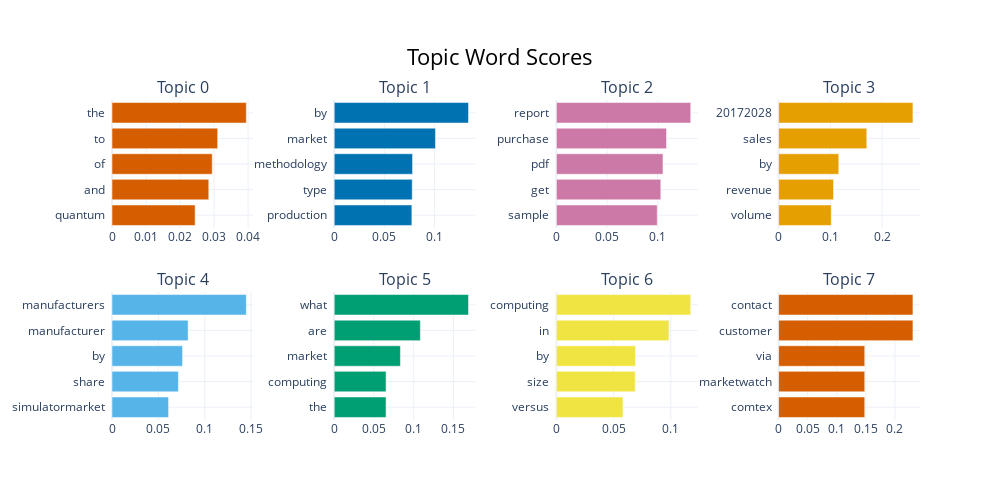

The code cell stored with this chart in its notebook:
### Code cell
word_wizard.topic_model.visualize_barchart()

### Figure 1 — Plotly figure (JSON) as saved in the notebook; plotly's stock layout.template omitted (floating-point values rounded to 4 significant figures)
{"data": [{"marker": {"color": "#D55E00"}, "orientation": "h", "type": "bar", "x": [0.02443, 0.02844, 0.02945, 0.03106, 0.03948], "xaxis": "x", "y": ["quantum  ", "and  ", "of  ", "to  ", "the  "], "yaxis": "y"}, {"marker": {"color": "#0072B2"}, "orientation": "h", "type": "bar", "x": [0.0775, 0.07786, 0.07818, 0.101, 0.1341], "xaxis": "x2", "y": ["production  ", "type  ", "methodology  ", "market  ", "by  "], "yaxis": "y2"}, {"marker": {"color": "#CC79A7"}, "orientation": "h", "type": "bar", "x": [0.09939, 0.1029, 0.105, 0.1085, 0.1324], "xaxis": "x3", "y": ["sample  ", "get  ", "pdf  ", "purchase  ", "report  "], "yaxis": "y3"}, {"marker": {"color": "#E69F00"}, "orientation": "h", "type": "bar", "x": [0.1018, 0.1062, 0.1164, 0.1705, 0.2597], "xaxis": "x4", "y": ["volume  ", "revenue  ", "by  ", "sales  ", "20172028  "], "yaxis": "y4"}, {"marker": {"color": "#56B4E9"}, "orientation": "h", "type": "bar", "x": [0.06101, 0.0716, 0.07608, 0.08208, 0.1449], "xaxis": "x5", "y": ["simulatormarket  ", "share  ", "by  ", "manufacturer  ", "manufacturers  "], "yaxis": "y5"}, {"marker": {"color": "#009E73"}, "orientation": "h", "type": "bar", "x": [0.06525, 0.06527, 0.08332, 0.1084, 0.169], "xaxis": "x6", "y": ["the  ", "computing  ", "market  ", "are  ", "what  "], "yaxis": "y6"}, {"marker": {"color": "#F0E442"}, "orientation": "h", "type": "bar", "x": [0.05819, 0.06887, 0.06916, 0.09833, 0.1174], "xaxis": "x7", "y": ["versus  ", "size  ", "by  ", "in  ", "computing  "], "yaxis": "y7"}, {"marker": {"color": "#D55E00"}, "orientation": "h", "type": "bar", "x": [0.1482, 0.1482, 0.1482, 0.231, 0.231], "xaxis": "x8", "y": ["comtex  ", "marketwatch  ", "via  ", "customer  ", "contact  "], "yaxis": "y8"}], "layout": {"annotations": [{"font": {"size": 16}, "showarrow": false, "text": "Topic 0", "x": 0.0875, "xanchor": "center", "xref": "paper", "y": 1, "yanchor": "bottom", "yref": "paper"}, {"font": {"size": 16}, "showarrow": false, "text": "Topic 1", "x": 0.3625, "xanchor": "center", "xref": "paper", "y": 1, "yanchor": "bottom", "yref": "paper"}, {"font": {"size": 16}, "showarrow": false, "text": "Topic 2", "x": 0.6375, "xanchor": "center", "xref": "paper", "y": 1, "yanchor": "bottom", "yref": "paper"}, {"font": {"size": 16}, "showarrow": false, "text": "Topic 3", "x": 0.9125, "xanchor": "center", "xref": "paper", "y": 1, "yanchor": "bottom", "yref": "paper"}, {"font": {"size": 16}, "showarrow": false, "text": "Topic 4", "x": 0.0875, "xanchor": "center", "xref": "paper", "y": 0.4, "yanchor": "bottom", "yref": "paper"}, {"font": {"size": 16}, "showarrow": false, "text": "Topic 5", "x": 0.3625, "xanchor": "center", "xref": "paper", "y": 0.4, "yanchor": "bottom", "yref": "paper"}, {"font": {"size": 16}, "showarrow": false, "text": "Topic 6", "x": 0.6375, "xanchor": "center", "xref": "paper", "y": 0.4, "yanchor": "bottom", "yref": "paper"}, {"font": {"size": 16}, "showarrow": false, "text": "Topic 7", "x": 0.9125, "xanchor": "center", "xref": "paper", "y": 0.4, "yanchor": "bottom", "yref": "paper"}], "height": 500, "hoverlabel": {"bgcolor": "white", "font": {"family": "Rockwell", "size": 16}}, "showlegend": false, "title": {"font": {"color": "Black", "size": 22}, "text": "Topic Word Scores", "x": 0.5, "xanchor": "center", "yanchor": "top"}, "width": 1000, "xaxis": {"anchor": "y", "domain": [0, 0.175], "showgrid": true}, "xaxis2": {"anchor": "y2", "domain": [0.275, 0.45], "showgrid": true}, "xaxis3": {"anchor": "y3", "domain": [0.55, 0.725], "showgrid": true}, "xaxis4": {"anchor": "y4", "domain": [0.825, 1], "showgrid": true}, "xaxis5": {"anchor": "y5", "domain": [0, 0.175], "showgrid": true}, "xaxis6": {"anchor": "y6", "domain": [0.275, 0.45], "showgrid": true}, "xaxis7": {"anchor": "y7", "domain": [0.55, 0.725], "showgrid": true}, "xaxis8": {"anchor": "y8", "domain": [0.825, 1], "showgrid": true}, "yaxis": {"anchor": "x", "domain": [0.6, 1], "showgrid": true}, "yaxis2": {"anchor": "x2", "domain": [0.6, 1], "showgrid": true}, "yaxis3": {"anchor": "x3", "domain": [0.6, 1], "showgrid": true}, "yaxis4": {"anchor": "x4", "domain": [0.6, 1], "showgrid": true}, "yaxis5": {"anchor": "x5", "domain": [0, 0.4], "showgrid": true}, "yaxis6": {"anchor": "x6", "domain": [0, 0.4], "showgrid": true}, "yaxis7": {"anchor": "x7", "domain": [0, 0.4], "showgrid": true}, "yaxis8": {"anchor": "x8", "domain": [0, 0.4], "showgrid": true}}}
